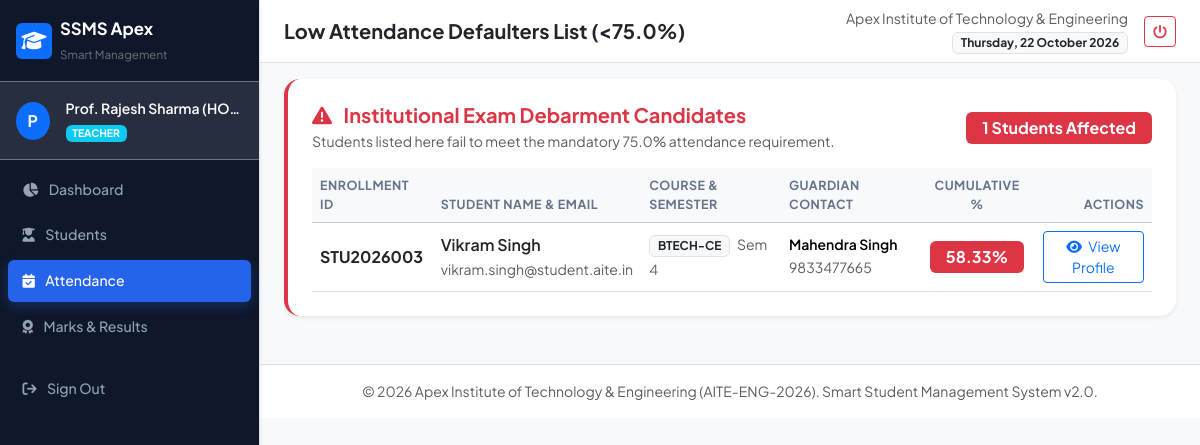
The app's page /attendance/defaulters (signed in) with its own data.
### models.py (models this page shows, shortened)
class User(db.Model):
    __tablename__ = 'users'
    id = db.Column(db.Integer, primary_key=True)
    username = db.Column(db.String(50), unique=True, nullable=False, index=True)
    password_hash = db.Column(db.String(255), nullable=False)
    role = db.Column(db.String(20), nullable=False, default='student')  # admin, teacher, student, accountant
    email = db.Column(db.String(100), unique=True, nullable=False)
    full_name = db.Column(db.String(100), nullable=False)
    is_active = db.Column(db.Boolean, default=True)
    created_at = db.Column(db.DateTime, default=datetime.utcnow)
    student_profile = db.relationship('Student', backref='user_account', uselist=False, cascade='all, delete-orphan')
    audit_logs = db.relationship('AuditLog', backref='user', lazy='dynamic')

class Course(db.Model):
    __tablename__ = 'courses'
    id = db.Column(db.Integer, primary_key=True)
    code = db.Column(db.String(20), unique=True, nullable=False)  # e.g., 'BTECH-CE'
    name = db.Column(db.String(100), nullable=False)              # e.g., 'Computer Engineering'
    description = db.Column(db.Text)
    duration_semesters = db.Column(db.Integer, default=8)
    students = db.relationship('Student', backref='course', lazy='dynamic')
    subjects = db.relationship('Subject', backref='course', lazy='dynamic')
    fee_structures = db.relationship('FeeStructure', backref='course', lazy='dynamic')

class Student(db.Model):
    __tablename__ = 'students'
    id = db.Column(db.Integer, primary_key=True)
    student_id = db.Column(db.String(30), unique=True, nullable=False, index=True)  # e.g., 'STU2026001'
    user_id = db.Column(db.Integer, db.ForeignKey('users.id'), nullable=True)
    course_id = db.Column(db.Integer, db.ForeignKey('courses.id'), nullable=False)
    semester = db.Column(db.Integer, nullable=False, default=1)
    first_name = db.Column(db.String(50), nullable=False)
    last_name = db.Column(db.String(50), nullable=False)
    email = db.Column(db.String(100), unique=True, nullable=False)
    phone = db.Column(db.String(20), nullable=False)
    address = db.Column(db.Text)
    enrollment_date = db.Column(db.Date, default=date.today)
    status = db.Column(db.String(20), default='active')  # active, inactive, graduated, dropped
    guardian_name = db.Column(db.String(100))
    guardian_phone = db.Column(db.String(20))
    attendance_records = db.relationship('Attendance', backref='student', lazy='dynamic')
    marks_records = db.relationship('Marks', backref='student', lazy='dynamic')
    fees = db.relationship('StudentFee', backref='student', lazy='dynamic')
    @property
    def full_name(self):
        return f"{self.first_name} {self.last_name}"
    def calculate_attendance_percentage(self, subject_id=None):
        query = Attendance.query.filter_by(student_id=self.id)
        if subject_id:
            query = query.filter_by(subject_id=subject_id)
        total = query.count()
        if total == 0:
            return 100.0  # No sessions logged yet
        present = query.filter(Attendance.status.in_(['present', 'leave'])).count()
        return round((present / total) * 100, 2)

### app.py (the view)
    @app.route('/attendance/defaulters')
    @login_required
    @roles_accepted('admin', 'teacher')
    def attendance_defaulters():
        defaulters = []
        students = Student.query.filter_by(status='active').all()
        for s in students:
            pct = s.calculate_attendance_percentage()
            if pct < app.config['ATTENDANCE_THRESHOLD']:
                defaulters.append({
                    'student': s,
                    'pct': pct,
                    'course': s.course.code,
                    'semester': s.semester
                })
        return render_template('attendance/defaulters.html', defaulters=defaulters)

### templates/attendance/defaulters.html (shortened to what this page needs)
{% extends "base.html" %}
{% block page_title %}Low Attendance Defaulters List (&lt;{{ attendance_threshold }}%){% endblock %}
{% block content %}
<div class="card border-0 shadow-sm rounded-4 mb-4 border-start border-danger border-4">
    <div class="card-body p-4">
        <div class="d-flex align-items-center justify-content-between flex-wrap gap-2 mb-3">
            <div>
                <h5 class="fw-bold text-danger mb-1">
                    <i class="fa-solid fa-triangle-exclamation me-2"></i> Institutional Exam Debarment Candidates
                </h5>
                <p class="text-muted small mb-0">Students listed here fail to meet the mandatory {{ attendance_threshold }}% attendance requirement.</p>
            </div>
            <span class="badge bg-danger fs-6 px-3 py-2">{{ defaulters|length }} Students Affected</span>
        </div>
        {% if defaulters %}
        <div class="table-responsive">
            <table class="table table-hover align-middle mb-0">
                <thead class="table-light">
                    <tr>
                        <th>Enrollment ID</th>
                        <th>Student Name & Email</th>
                        <th>Course & Semester</th>
                        <th>Guardian Contact</th>
                        <th class="text-center">Cumulative %</th>
                        <th class="text-end">Actions</th>
                    </tr>
                </thead>
                <tbody>
                    {% for d in defaulters %}
                    <tr>
                        <td class="fw-bold text-dark">{{ d.student.student_id }}</td>
                        <td>
                            <div class="fw-semibold text-dark">{{ d.student.full_name }}</div>
                            <small class="text-muted">{{ d.student.email }}</small>
                        </td>
                        <td>
                            <span class="badge bg-light text-dark border">{{ d.course }}</span>
                            <span class="text-muted small ms-1">Sem {{ d.semester }}</span>
                        </td>
                        <td>
                            <div class="small fw-semibold">{{ d.student.guardian_name or 'N/A' }}</div>
                            <small class="text-muted">{{ d.student.guardian_phone or 'No phone' }}</small>
                        </td>
                        <td class="text-center">
                            <span class="badge bg-danger fs-6 px-3 py-2">
                                {{ d.pct }}%
                            </span>
                        </td>
                        <td class="text-end">
                            <a href="{{ url_for('student_view', student_id=d.student.id) }}" class="btn btn-outline-primary btn-sm">
                                <i class="fa-solid fa-eye me-1"></i> View Profile
                            </a>
                        </td>
                    </tr>
                    {% endfor %}
                </tbody>
            </table>
        </div>
        {% else %}
        <div class="alert alert-success d-flex align-items-center gap-2 mb-0">
            <i class="fa-solid fa-circle-check fs-5"></i>
            <div>Zero defaulters detected! All registered students currently hold &ge;{{ attendance_threshold }}% attendance.</div>
        </div>
        {% endif %}
    </div>
</div>
{% endblock %}

### templates/base.html (shortened to what this page needs)
<!DOCTYPE html>
<html lang="en">
<head>
    <link href="https://cdn.jsdelivr.net/npm/bootstrap@5.3.3/dist/css/bootstrap.min.css" rel="stylesheet">
    <link href="https://cdnjs.cloudflare.com/ajax/libs/font-awesome/6.5.1/css/all.min.css" rel="stylesheet">
    <link rel="stylesheet" href="{{ url_for('static', filename='css/style.css') }}">
</head>
<body>
    <div class="d-flex" id="wrapper">
        {% if current_user %}
        <nav id="sidebar" class="bg-dark text-white border-end shadow-sm">
            <div class="sidebar-header p-3 border-bottom border-secondary d-flex align-items-center justify-content-between">
                <a href="{{ url_for('dashboard') }}" class="text-white text-decoration-none d-flex align-items-center gap-2">
                    <div class="brand-icon bg-primary text-white rounded p-2 d-flex align-items-center justify-content-center">
                        <i class="fa-solid fa-graduation-cap fs-5"></i>
                    </div>
                    <div>
                        <div class="fw-bold tracking-tight text-white mb-0" style="font-size: 1.05rem;">SSMS Apex</div>
                        <small class="text-secondary" style="font-size: 0.72rem;">Smart Management</small>
                    </div>
                </a>
            </div>
            <div class="p-3 bg-secondary bg-opacity-25 border-bottom border-secondary d-flex align-items-center gap-3">
                <div class="avatar-circle bg-primary text-white fw-bold d-flex align-items-center justify-content-center rounded-circle">
                    {{ current_user.full_name[0] }}
                </div>
                <div class="overflow-hidden">
                    <div class="text-truncate fw-semibold text-white small">{{ current_user.full_name }}</div>
                    <span class="badge bg-{{ 'danger' if current_user.role == 'admin' else ('info' if current_user.role == 'teacher' else ('warning' if current_user.role == 'accountant' else 'success')) }} text-uppercase" style="font-size: 0.65rem;">
                        {{ current_user.role }}
                    </span>
                </div>
            </div>
            <ul class="nav flex-column p-2 gap-1 sidebar-nav">
                <li class="nav-item">
                    <a class="nav-link text-white-50 rounded {{ 'active' if request.endpoint == 'dashboard' }}" href="{{ url_for('dashboard') }}">
                        <i class="fa-solid fa-chart-pie me-2"></i> Dashboard
                    </a>
                </li>
                {% if current_user.role in ['admin', 'teacher', 'accountant'] %}
                <li class="nav-item">
                    <a class="nav-link text-white-50 rounded {{ 'active' if 'student' in request.endpoint }}" href="{{ url_for('students_list') }}">
                        <i class="fa-solid fa-user-graduate me-2"></i> Students
                    </a>
                </li>
                {% endif %}
                {% if current_user.role in ['admin', 'teacher'] %}
                <li class="nav-item">
                    <a class="nav-link text-white-50 rounded {{ 'active' if 'attendance' in request.endpoint }}" href="{{ url_for('attendance_mark') }}">
                        <i class="fa-solid fa-calendar-check me-2"></i> Attendance
                    </a>
                </li>
                <li class="nav-item">
                    <a class="nav-link text-white-50 rounded {{ 'active' if 'marks' in request.endpoint }}" href="{{ url_for('marks_entry') }}">
                        <i class="fa-solid fa-award me-2"></i> Marks & Results
                    </a>
                </li>
                {% endif %}
                <li class="nav-item mt-auto pt-3">
                    <a class="nav-link text-danger rounded" href="{{ url_for('logout') }}">
                        <i class="fa-solid fa-arrow-right-from-bracket me-2"></i> Sign Out
                    </a>
                </li>
            </ul>
        </nav>
        {% endif %}
        <div id="page-content-wrapper" class="w-100 bg-light">
            <nav class="navbar navbar-expand navbar-light bg-white border-bottom px-4 py-2 sticky-top">
                <div class="container-fluid p-0">
                    <div class="d-flex align-items-center gap-2">
                        <span class="fs-5 fw-bold text-dark">{% block page_title %}Smart Student Management System{% endblock %}</span>
                    </div>
                    <div class="d-flex align-items-center gap-3">
                        <div class="text-end d-none d-md-block">
                            <small class="text-muted d-block">{{ institute_name }}</small>
                            <span class="badge bg-light text-dark border">{{ now.strftime('%A, %d %B %Y') }}</span>
                        </div>
                        {% if current_user %}
                        <a href="{{ url_for('logout') }}" class="btn btn-outline-danger btn-sm" title="Logout">
                            <i class="fa-solid fa-power-off"></i>
                        </a>
                        {% endif %}
                    </div>
                </div>
            </nav>
            <div class="container-fluid px-4 pt-3">
                {% block content %}{% endblock %}
            </div>
            <footer class="mt-5 py-3 border-top bg-white text-center text-muted small">
                <div class="container-fluid">
                    <span>&copy; {{ now.year }} {{ institute_name }} ({{ institute_code }}). Smart Student Management System v2.0.</span>
                </div>
            </footer>
        </div>
    </div>
</body>
</html>

### static/css/style.css (style rules this page uses)
:root { --primary-color: #2563eb; --primary-hover: #1d4ed8; --secondary-color: #64748b; --success-color: #10b981; --danger-color: #ef4444; --warning-color: #f59e0b; --dark-surface: #0f172a; --light-bg: #f8fafc; --sidebar-width: 260px; }
body { font-family: 'Plus Jakarta Sans', -apple-system, BlinkMacSystemFont, "Segoe UI", Roboto, sans-serif; background-color: var(--light-bg); color: #1e293b; margin: 0; padding: 0; overflow-x: hidden; }
#sidebar { width: var(--sidebar-width); min-width: var(--sidebar-width); min-height: 100vh; background-color: var(--dark-surface) !important; transition: all 0.3s ease; z-index: 1040; }
.brand-icon { width: 36px; height: 36px; }
.avatar-circle { width: 38px; height: 38px; }
.sidebar-nav .nav-link { font-size: 0.88rem; font-weight: 500; padding: 0.65rem 0.9rem; color: #94a3b8 !important; transition: all 0.2s ease; }
.sidebar-nav .nav-link.active { color: #ffffff !important; background-color: var(--primary-color) !important; box-shadow: 0 4px 12px rgba(37, 99, 235, 0.3); }
.table thead th { font-size: 0.78rem; text-transform: uppercase; letter-spacing: 0.5px; color: #64748b; border-bottom-width: 1px; }
.table tbody tr { transition: background-color 0.15s ease; }

### records on screen
User: full_name "P", full_name "Prof. Rajesh Sharma (HO…", role "TEACHER"
Course: student.student_id "STU2026003", student.full_name "Vikram Singh", student.email "vikram.singh@student.aite.in", course "BTECH-CE", semester "4", student "Mahendra Singh", student "9833477665", pct "58.33"

### other values on screen
{{ attendance_threshold }} "75.0"
{{ institute_name }} "Apex Institute of Technology & Engineering"
{{ defaulters|length }} "1"
{{ institute_code }} "AITE-ENG-2026"
